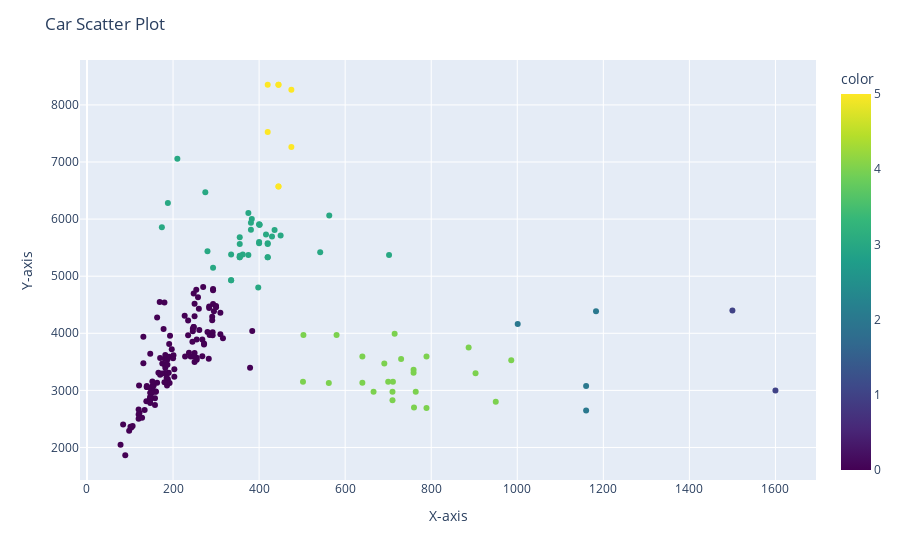

Notebook code cell kept with this figure:
### Code cell
# Create scatter plot using Plotly
fig = px.scatter(df, x='Horsepower', y='Weight', hover_data='Car Name', color=clusters_aggk_manhattan,color_continuous_scale="Viridis" )

# Set plot title and axis labels
fig.update_layout(title='Car Scatter Plot', xaxis_title='X-axis', yaxis_title='Y-axis')

# Show the plot
fig.show()

### Figure 1 — Plotly figure (JSON) as saved in the notebook; plotly's stock layout.template omitted (floating-point values rounded to 4 significant figures; data arrays with more than 128 entries replaced by an {"elided": "..."} marker saying what was removed)
{"data": [{"customdata": {"elided": "197x1 str values"}, "hovertemplate": "Horsepower=%{x}<br>Weight=%{y}<br>Car Name=%{customdata[0]}<br>color=%{marker.color}<extra></extra>", "legendgroup": "", "marker": {"color": {"elided": "197 int values"}, "coloraxis": "coloraxis", "symbol": "circle"}, "mode": "markers", "name": "", "orientation": "v", "showlegend": false, "type": "scatter", "x": {"elided": "197 int values"}, "xaxis": "x", "y": {"elided": "197 int values"}, "yaxis": "y"}], "layout": {"coloraxis": {"colorbar": {"title": {"text": "color"}}, "colorscale": [[0, "#440154"], [0.1111, "#482878"], [0.2222, "#3e4989"], [0.3333, "#31688e"], [0.4444, "#26828e"], [0.5556, "#1f9e89"], [0.6667, "#35b779"], [0.7778, "#6ece58"], [0.8889, "#b5de2b"], [1, "#fde725"]]}, "legend": {"tracegroupgap": 0}, "margin": {"t": 60}, "title": {"text": "Car Scatter Plot"}, "xaxis": {"anchor": "y", "domain": [0, 1], "title": {"text": "X-axis"}}, "yaxis": {"anchor": "x", "domain": [0, 1], "title": {"text": "Y-axis"}}}}
